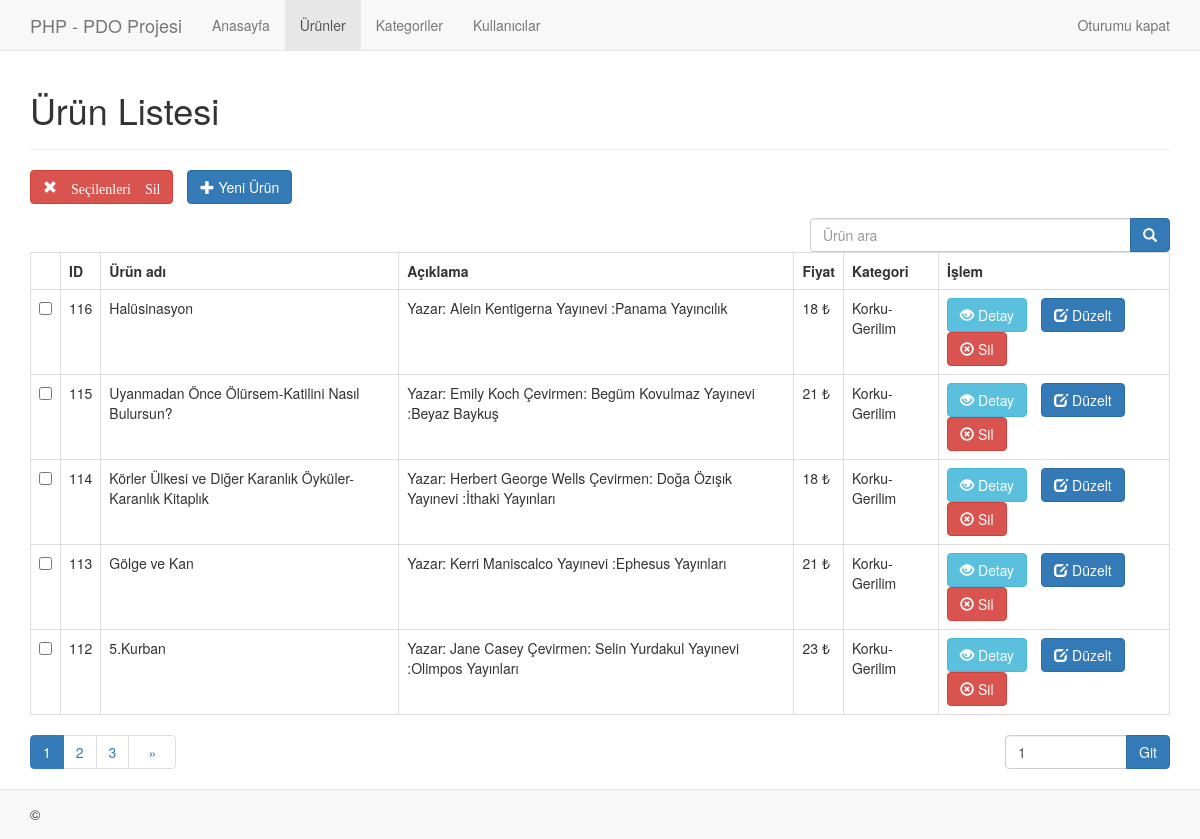
Screenshot of /admin/urun/liste.php (signed in) with the database file from the repository.
### tables this page shows
CREATE TABLE `urunler` (
  `id` int(11) NOT NULL,
  `urunadi` varchar(128) NOT NULL,
  `aciklama` text NOT NULL,
  `fiyat` double NOT NULL,
  `giris_tarihi` datetime NOT NULL,
  `dzltm_tarihi` timestamp NOT NULL DEFAULT current_timestamp() ON UPDATE current_timestamp(),
  `resim` varchar(128) DEFAULT NULL,
  `kategori_id` int(11) DEFAULT NULL
);

CREATE TABLE `kategoriler` (
  `id` int(11) NOT NULL,
  `kategoriadi` varchar(128) NOT NULL,
  `aciklama` text NOT NULL
);

### admin/urun/liste.php (the view, shortened to what this page needs)
<?php include "../header.php"; ?>
<div class="container">
 <div class="page-header">
 <h1>Ürün Listesi</h1>
 </div>
  <?php
 $sayfa = isset($_GET['sayfa']) ? $_GET['sayfa'] : 1;
 $sayfa_kayit_sayisi = 5;
 $ilk_kayit_no = ($sayfa_kayit_sayisi * $sayfa) - $sayfa_kayit_sayisi;
 include '../../config/vtabani.php';
 $arama_sarti = isset($_GET['aranan']) ? "%".$_GET['aranan']."%" : "%";
 $sorgu = "SELECT urunler.id, urunler.urunadi, urunler.aciklama, urunler.fiyat,
kategoriler.kategoriadi FROM urunler LEFT JOIN kategoriler ON urunler.kategori_id
= kategoriler.id WHERE urunler.urunadi LIKE :aranan ORDER BY urunler.id DESC LIMIT
:ilk_kayit_no, :sayfa_kayit_sayisi";
 $stmt = $con->prepare($sorgu);
 $stmt->bindParam(":ilk_kayit_no", $ilk_kayit_no, PDO::PARAM_INT);
 $stmt->bindParam(":sayfa_kayit_sayisi", $sayfa_kayit_sayisi, PDO::PARAM_INT);
 $stmt->bindParam(":aranan", $arama_sarti);
 $stmt->execute();
 $sayi = $stmt->rowCount();
echo "<a href='#' id='btn_sil' class='col-xs col-md m-r-1em m-b-1em pull-left btn
btn-danger'><span class='glyphicon glyphicon glyphicon-remove'> Seçilenleri
Sil</a>";
echo "<a href='ekle.php' class='col-xs col-md btn btn-primary m-b-1em pullleft'><span class='glyphicon glyphicon glyphicon-plus'></span> Yeni Ürün</a>";
 ?>
 <form action="<?php echo htmlspecialchars($_SERVER["PHP_SELF"]);?>"
method="get">
 <div class="row">
 <div class="col-xs-6 col-md-4 pull-right">
 <div class="input-group">
 <input type="text" class="form-control" placeholder="Ürün ara"
name="aranan" value="<?php echo isset($_GET['aranan']) ? $_GET['aranan'] : ""; ?>"
/>
 <div class="input-group-btn">
 <button class="btn btn-primary" type="submit">
 <span class="glyphicon glyphicon-search"></span>
 </button>
 </div>
 </div>
 </div>
 </div>
 </form>
 <?php
 if($sayi>0){
echo "<table class='table table-hover table-responsive table-bordered'>";
 echo "<tr>";
 echo "<th></th>";
 echo "<th>ID</th>";
 echo "<th>Ürün adı</th>";
 echo "<th>Açıklama</th>";
 echo "<th>Fiyat</th>";
 echo "<th>Kategori</th>";
 echo "<th>İşlem</th>";
 echo "</tr>";
 while ($kayit = $stmt->fetch(PDO::FETCH_ASSOC)){
 extract($kayit);
 echo "<tr>";
 echo "<td><input type='checkbox' name='sil_id[]' value='{$id}'/></td>";
 echo "<td>{$id}</td>";
 echo "<td>{$urunadi}</td>";
 echo "<td>{$aciklama}</td>";
 echo "<td>{$fiyat} &#8378;</td>";
 echo "<td>{$kategoriadi}</td>";
 echo "<td>";
 echo "<a href='detay.php?id={$id}' class='btn btn-info m-r-1em'><span class='glyphicon glyphicon glyphicon-eye-open'></span> Detay</a>";
echo "<a href='duzelt.php?id={$id}' class='btn btn-primary m-r-1em'><span class='glyphicon glyphicon glyphicon-edit'></span> Düzelt</a>";
echo "<a href='#' onclick='silme_onay({$id});' class='btn btn-danger'><span class='glyphicon glyphicon glyphicon-remove-circle'></span> Sil</a>";
 echo "</td>";
 echo "</tr>";
 }
 echo "</table>";
 include_once "../sayfalama.php";
 }
 else{
 echo "<div class='alert alert-danger'>Listelenecek kayıt
bulunamadı.</div>";
 }
 ?>
</div>
<?php include "../footer.php"; ?>

### content/css/style.css (style rules this page uses)
body.admin { min-height: 500px; padding-top: 50px; padding-bottom: 50px; }
.m-r-1em { margin-right:1em; }
.m-b-1em { margin-bottom:1em; }

### rows the page displays
urunler: id "116", urunadi "Halüsinasyon", aciklama "Yazar: Alein Kentigerna Yayınevi :Panama Yayıncılık", fiyat "18", kategori.kategoriadi "Korku-Gerilim"
urunler: id "115", urunadi "Uyanmadan Önce Ölürsem-Katilini Nasıl Bulursun?", aciklama "Yazar: Emily Koch Çevirmen: Begüm Kovulmaz Yayınevi :Beyaz Baykuş", fiyat "21", kategori.kategoriadi "Korku-Gerilim"
urunler: id "114", urunadi "Körler Ülkesi ve Diğer Karanlık Öyküler-Karanlık Kitaplık", aciklama "Yazar: Herbert George Wells Çevirmen: Doğa Özışık Yayınevi :İthaki Yayınları", fiyat "18", kategori.kategoriadi "Korku-Gerilim"
urunler: id "113", urunadi "Gölge ve Kan", aciklama "Yazar: Kerri Maniscalco Yayınevi :Ephesus Yayınları", fiyat "21", kategori.kategoriadi "Korku-Gerilim"
urunler: id "112", urunadi "5.Kurban", aciklama "Yazar: Jane Casey Çevirmen: Selin Yurdakul Yayınevi :Olimpos Yayınları", fiyat "23", kategori.kategoriadi "Korku-Gerilim"

### other values shown
form field sayfa "1"
